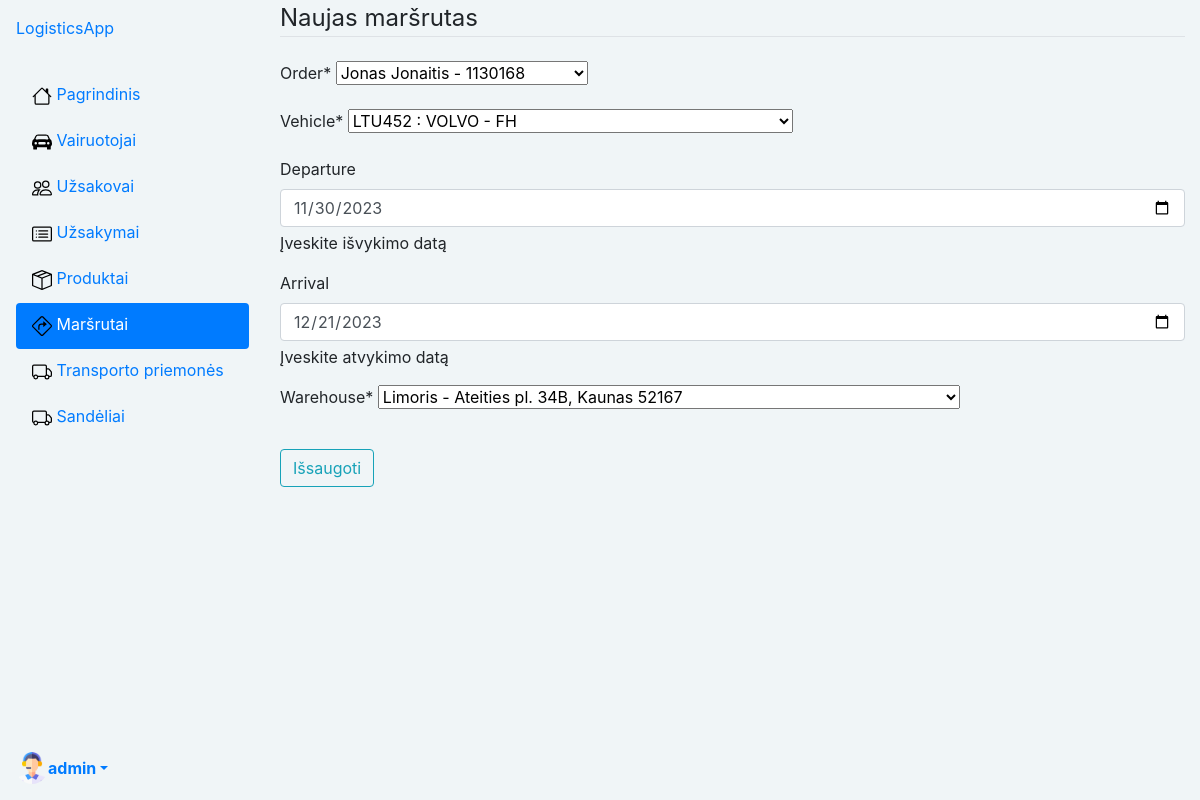
The page /logistics/routes/1/update (signed in) on the database its author committed.
### logistics/models.py (models this page shows, shortened)
class Profile(models.Model):
    user = models.OneToOneField(User, on_delete=models.CASCADE)
    nuotrauka = models.ImageField(default="profile_pics/default.png", upload_to="profile_pics")

class Route(models.Model):
    order = models.ForeignKey('Order', on_delete=models.SET_NULL, null=True)
    vehicle = models.ForeignKey('Vehicle', on_delete=models.SET_NULL, null=True)
    departure = models.DateField(help_text='Įveskite išvykimo datą', null=True, blank=True)
    arrival = models.DateField(help_text='Įveskite atvykimo datą', null=True, blank=True)
    warehouse = models.ForeignKey('Warehouse', on_delete=models.SET_NULL, null=True)

### logistics/crud_views/routes_view.py (the view)
# urls.py: path('routes/<int:route_id>/update', RouteUpdateView.as_view(), name='route-update'),
class RouteUpdateView(LoginRequiredMixin, UserPassesTestMixin, generic.UpdateView):
    model = Route
    form_class = RouteCreateForm
    success_url = reverse_lazy('routes')  # sugeneruoja URL dinaminiu budu
    template_name = 'routes/route_form.html'
    pk_url_kwarg = 'route_id'
    def test_func(self):
        return self.request.user.is_superuser #Jeigu super admin leis update, jeigu ne numes i 403 forbidden

### logistics/forms.py
class RouteCreateForm(forms.ModelForm):
    class Meta:
        model = Route
        fields = ['order', 'vehicle', 'departure', 'arrival', 'warehouse']
        widgets = {'departure': DateInput(), 'arrival':DateInput()}

### logistics/models.py (called while the page is built)
    def __str__(self):
        return f'{self.plate_number} : {self.make} - {self.model}'

    def __str__(self):
        return f'{self.name} - {self.location}'

    def __str__(self):
        return (f'{self.customer} - {self.order_code}')

    def __str__(self):
        return self.name

### templates/routes/route_form.html (shortened to what this page needs)
{% extends "base.html" %}
{% load crispy_forms_tags %}
{% block content %}
    <div class="content-section">
    <form method="POST">
        <fieldset class="form-group">
            <legend class="border-bottom mb-4">Naujas maršrutas</legend>
            {{ form|crispy }}
        </fieldset>
        <div class="form-group">
            <button class="btn btn-outline-info" type="submit">Išsaugoti</button>
        </div>
    </form>
    </div>
{% endblock content %}

### templates/base.html (shortened to what this page needs)
<!DOCTYPE html>
<html lang="en">
<head>
    {% load static %}
    <link rel="stylesheet" href="https://stackpath.bootstrapcdn.com/bootstrap/4.1.3/css/bootstrap.min.css"
>
    <link rel="stylesheet" href="{% static 'css/styles.css' %}">
    <link href="https://cdn.jsdelivr.net/npm/bootstrap-icons@1.18.0/font/bootstrap-icons.css" rel="stylesheet">
</head>
<body class="d-flex" style="background-color: #F0F5F7;">
<div class="d-flex flex-column flex-shrink-0 p-3 bg-body-tertiary"
     style="width: 265px; height: 100vh; background-color: #F0F5F7;">
    <a href="/" class="d-flex align-items-center mb-3 mb-md-0 me-md-auto link-body-emphasis text-decoration-none">
        <span class="fs-4">LogisticsApp</span>
    </a>
    <ul class="nav nav-pills flex-column mb-auto">
        <li class="nav-item align-items-center">
            <a href="{% url 'index' %}"
               class="nav-link {% if request.resolver_match.url_name == 'index' %}active{% endif %}
 link-body-emphasis">
                <img src="{% static 'images/house.svg' %}" width="20" height="30" alt="Your Logo" class="me-2">
                <span class="d-none d-md-inline">Pagrindinis</span>
            </a>
        </li>
        {% if user.is_authenticated %}
        {% if user.is_superuser %}
        <li class="nav-item align-items-center">
            <a href="{% url 'drivers' %}"
               class="nav-link {% if 'drivers' in request.path %}active{% endif %} link-body-emphasis">
                <img src="{% static 'images/car-front-fill (1).svg' %}" width="20" height="30" alt="Your Logo"
                     class="me-2">
                <span class="d-none d-md-inline">Vairuotojai</span>
            </a>
        </li>
        <li class="nav-item align-items-center">
            <a href="{% url 'customers' %}"
               class="nav-link {% if 'customers' in request.path %}active{% endif %} link-body-emphasis">
                <img src="{% static 'images/people.svg' %}" width="20" height="30" alt="Your Logo" class="me-2">
                <span class="d-none d-md-inline">Užsakovai</span>
            </a>
        </li>
        <li class="nav-item align-items-center">
            <a href="{% url 'orders' %}"
               class="nav-link {% if 'orders' in request.path %}active{% endif %} link-body-emphasis">
                <img src="{% static 'images/card-list.svg' %}" width="20" height="30" alt="Your Logo" class="me-2">
                <span class="d-none d-md-inline">Užsakymai</span>
            </a>
        </li>
        <li class="nav-item align-items-center">
            <a href="{% url 'products' %}" class="nav-link {% if request.resolver_match.url_name == 'products' %}active{% endif %}
 link-body-emphasis">
                <img src="{% static 'images/box-seam.svg' %}" width="20" height="30" alt="Your Logo" class="me-2">
                <span class="d-none d-md-inline">Produktai</span>
            </a>
        </li>
        <li class="nav-item align-items-center">
            <a href="{% url 'routes' %}"
               class="nav-link {% if 'routes' in request.path %}active{% endif %} link-body-emphasis">
                <img src="{% static 'images/sign-turn-right.svg' %}" width="20" height="30" alt="Your Logo"
                     class="me-2">
                <span class="d-none d-md-inline">Maršrutai</span>
            </a>
        </li>
        <li class="nav-item align-items-center">
            <a href="{% url 'vehicles' %}"
               class="nav-link {% if 'vehicles' in request.path %}active{% endif %} link-body-emphasis">
                <img src="{% static 'images/truck.svg' %}" width="20" height="30" alt="Your Logo" class="me-2">
                <span class="d-none d-md-inline">Transporto priemonės</span>
            </a>
        </li>
        <li class="nav-item align-items-center">
            <a href="{% url 'warehouses' %}"
               class="nav-link {% if 'warehouses' in request.path %}active{% endif %} link-body-emphasis">
                <img src="{% static 'images/truck.svg' %}" width="20" height="30" alt="Your Logo" class="me-2">
                <span class="d-none d-md-inline">Sandėliai</span>
            </a>
        </li>
        {% endif %}
    </ul>
    <div class="dropdown">
        <a href="#" class="d-flex align-items-center link-body-emphasis text-decoration-none dropdown-toggle"
           data-toggle="dropdown" aria-expanded="false">
            <img src="{{ user.profile.nuotrauka.url }}" alt="" width="32" height="32" class="rounded-circle me-2">
            <strong>{{ user.get_username}}</strong>
        </a>
            {% endif %}
    </div>
</div>
<div class="container-fluid">
    {% block content %}{% endblock %}
</div>
</body>
</html>

### rows shown on the page
Route: order "Jonas Jonaitis - 1130168", vehicle "LTU452 : VOLVO - FH", departure "11/30/2023", arrival "12/21/2023", warehouse "Limoris - Ateities pl. 34B, Kaunas 52167"

### other values the page prints
{{ user.get_username }} "admin"
